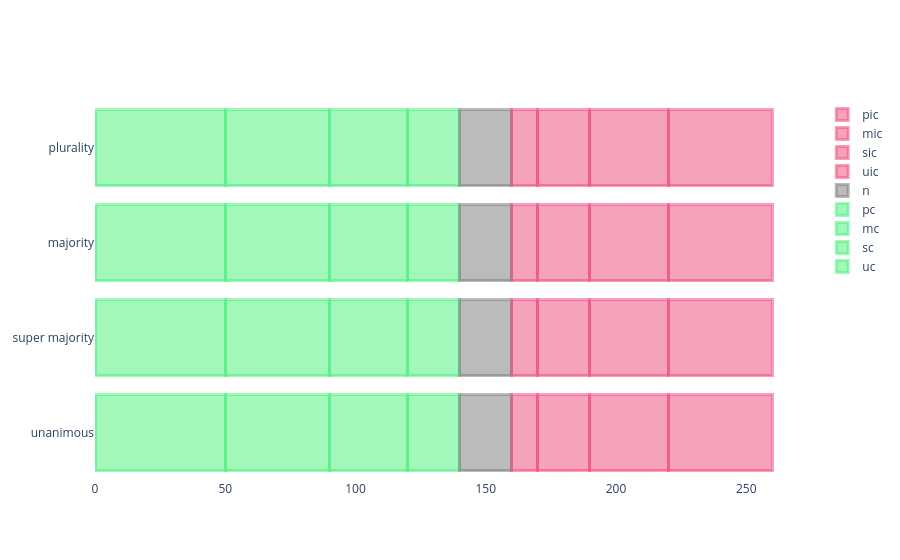

Notebook code for this chart:
### Code cell
fig = go.Figure()

fig.update_layout(
    plot_bgcolor='rgba(0,0,0,0)',
    paper_bgcolor='rgba(0,0,0,0)'
)

for i, value in enumerate(values):
    fig.add_trace(go.Bar(
        y=voting_scheme,
        x=value,
        name=labels[i],
        orientation='h',
        marker=dict(
            color=colors[labels[i]],
            line=dict(color=colors[labels[i]], width=3)
        )
    ))

fig.update_layout(barmode='stack')
fig.show()

### Figure 1 — Plotly figure (JSON) as saved in the notebook; plotly's stock layout.template omitted (floating-point values rounded to 4 significant figures)
{"data": [{"marker": {"color": "rgba(70, 240, 120, 0.5)", "line": {"color": "rgba(70, 240, 120, 0.5)", "width": 3}}, "name": "uc", "orientation": "h", "type": "bar", "x": [50, 50, 50, 50], "y": ["unanimous", "super majority", "majority", "plurality"]}, {"marker": {"color": "rgba(70, 240, 120, 0.5)", "line": {"color": "rgba(70, 240, 120, 0.5)", "width": 3}}, "name": "sc", "orientation": "h", "type": "bar", "x": [40, 40, 40, 40], "y": ["unanimous", "super majority", "majority", "plurality"]}, {"marker": {"color": "rgba(70, 240, 120, 0.5)", "line": {"color": "rgba(70, 240, 120, 0.5)", "width": 3}}, "name": "mc", "orientation": "h", "type": "bar", "x": [30, 30, 30, 30], "y": ["unanimous", "super majority", "majority", "plurality"]}, {"marker": {"color": "rgba(70, 240, 120, 0.5)", "line": {"color": "rgba(70, 240, 120, 0.5)", "width": 3}}, "name": "pc", "orientation": "h", "type": "bar", "x": [20, 20, 20, 20], "y": ["unanimous", "super majority", "majority", "plurality"]}, {"marker": {"color": "rgba(120, 120, 120, 0.5)", "line": {"color": "rgba(120, 120, 120, 0.5)", "width": 3}}, "name": "n", "orientation": "h", "type": "bar", "x": [20, 20, 20, 20], "y": ["unanimous", "super majority", "majority", "plurality"]}, {"marker": {"color": "rgba(240, 70, 120, 0.5)", "line": {"color": "rgba(240, 70, 120, 0.5)", "width": 3}}, "name": "uic", "orientation": "h", "type": "bar", "x": [10, 10, 10, 10], "y": ["unanimous", "super majority", "majority", "plurality"]}, {"marker": {"color": "rgba(240, 70, 120, 0.5)", "line": {"color": "rgba(240, 70, 120, 0.5)", "width": 3}}, "name": "sic", "orientation": "h", "type": "bar", "x": [20, 20, 20, 20], "y": ["unanimous", "super majority", "majority", "plurality"]}, {"marker": {"color": "rgba(240, 70, 120, 0.5)", "line": {"color": "rgba(240, 70, 120, 0.5)", "width": 3}}, "name": "mic", "orientation": "h", "type": "bar", "x": [30, 30, 30, 30], "y": ["unanimous", "super majority", "majority", "plurality"]}, {"marker": {"color": "rgba(240, 70, 120, 0.5)", "line": {"color": "rgba(240, 70, 120, 0.5)", "width": 3}}, "name": "pic", "orientation": "h", "type": "bar", "x": [40, 40, 40, 40], "y": ["unanimous", "super majority", "majority", "plurality"]}], "layout": {"barmode": "stack", "paper_bgcolor": "rgba(0,0,0,0)", "plot_bgcolor": "rgba(0,0,0,0)"}}
